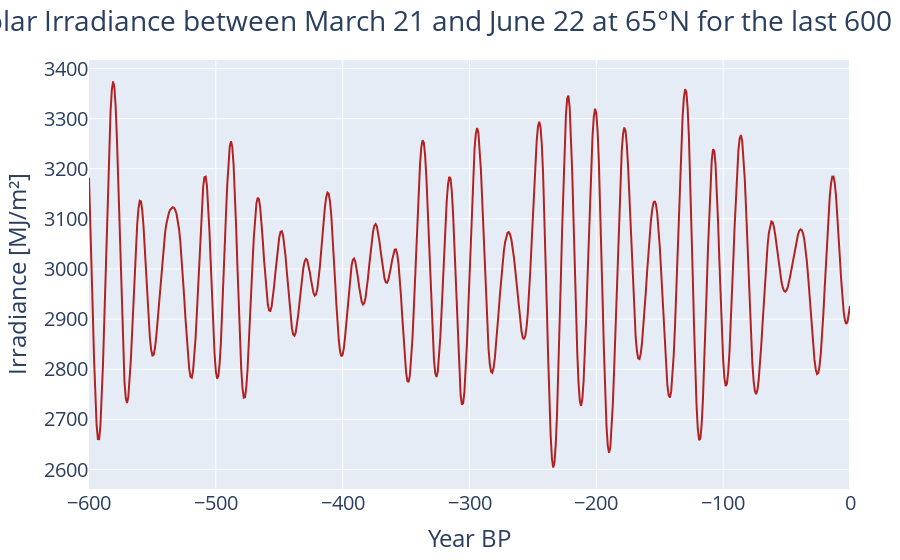

The notebook cell this image was saved under:
### Markdown cell above
Méthode de la longitude moyenne

### Code cell
### Figures ###
p2 = plot(-600:1:0, IRR_cal, line = attr(color="firebrick"), Layout(xaxis_title = "Year BP", yaxis_title ="Irradiance [MJ/m²]", 
                    title = attr(text ="Solar Irradiance between March 21 and June 22 at 65°N for the last 600 ka", y=0.98,x=0.5,xanchor= "center",yanchor= "top"), font =attr(size = 20)))

### Figure 1 — Plotly figure (JSON) as saved in the notebook; plotly's stock layout.template omitted (floating-point values rounded to 4 significant figures; data arrays with more than 128 entries replaced by an {"elided": "..."} marker saying what was removed)
{"data": [{"line": {"color": "firebrick"}, "type": "scatter", "x": {"elided": "601 int values"}, "y": {"elided": "601 float values"}}], "layout": {"font": {"size": 20}, "margin": {"b": 50, "l": 50, "r": 50, "t": 60}, "title": {"text": "Solar Irradiance between March 21 and June 22 at 65°N for the last 600 ka", "x": 0.5, "xanchor": "center", "y": 0.98, "yanchor": "top"}, "xaxis": {"title": {"text": "Year BP"}}, "yaxis": {"title": {"text": "Irradiance [MJ/m²]"}}}}
